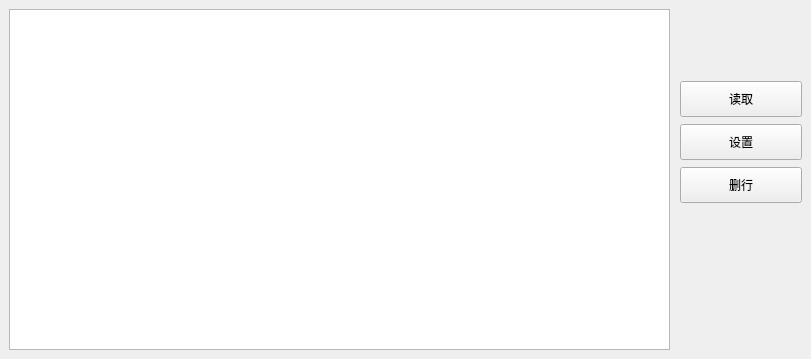
     <widget class="QWidget" name="tab_vehicleDetector">
      <attribute name="title">
       <string>detector de vehículos</string>
      </attribute>
      <widget class="QTableView" name="tableVehdet">
       <property name="geometry">
        <rect>
         <x>9</x>
         <y>9</y>
         <width>661</width>
         <height>341</height>
        </rect>
       </property>
      </widget>
      <widget class="QWidget" name="layoutWidget">
       <property name="geometry">
        <rect>
         <x>680</x>
         <y>80</y>
         <width>122</width>
         <height>124</height>
        </rect>
       </property>
       <layout class="QVBoxLayout" name="verticalLayout_28">
        <item>
         <widget class="QPushButton" name="pushButton_VehdetRead">
          <property name="minimumSize">
           <size>
            <width>120</width>
            <height>36</height>
           </size>
          </property>
          <property name="text">
           <string>读取</string>
          </property>
         </widget>
        </item>
        <item>
         <widget class="QPushButton" name="pushButton_VehdetSet">
          <property name="minimumSize">
           <size>
            <width>120</width>
            <height>36</height>
           </size>
          </property>
          <property name="text">
           <string>设置</string>
          </property>
         </widget>
        </item>
        <item>
         <widget class="QPushButton" name="pushButton_VehdetDelete">
          <property name="minimumSize">
           <size>
            <width>120</width>
            <height>36</height>
           </size>
          </property>
          <property name="text">
           <string>删行</string>
          </property>
         </widget>
        </item>
       </layout>
      </widget>
     </widget>
